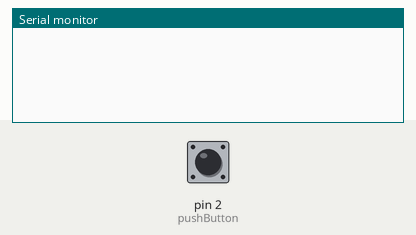
Bench run of a sketch on a simulated Arduino Uno, built with avr-gcc and run on an emulated ATmega328P. Shown: the last lines printed to the serial monitor. The inputs (shaded band) are chosen by the test bench; at power-on: pin 2 (pushButton) LOW.

Above: at 1.2 s.
1.3 s: pin 2 (pushButton) pulled HIGH for 0.15 s
At 1.43 s:
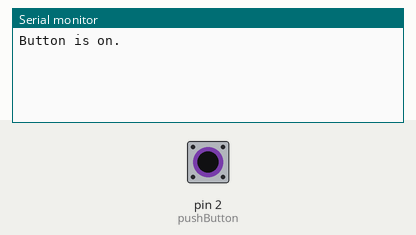
At 2.1 s:
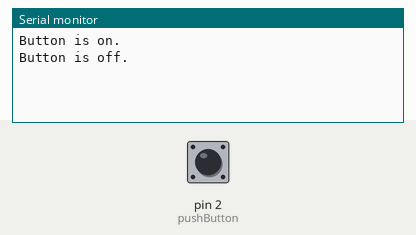

The sketch:

Button.ino
```cpp
int pushButton =2;
int buttonStatePrevious = LOW;
int buttonStateCurrent = LOW; // 현재 버튼 상태
void setup()
{
Serial.begin(9600); // 시리얼 통신 초기화
pinMode(pushButton, INPUT); // 버튼 연결 핀을 입력으로 설정
}
void loop()
{
buttonStateCurrent = digitalRead(pushButton); // 버튼 상태 읽기
if(buttonStateCurrent != buttonStatePrevious){ // 이전과 버튼 상태가 바뀐 경우
buttonStatePrevious = buttonStateCurrent; // 이전 상태 갱신
if(buttonStateCurrent == HIGH) // 버튼이 눌러진 경우
Serial.println("Button is on.");
else if(buttonStateCurrent == LOW)
Serial.println("Button is off.");
}
delay(10); // 안정적 입력을 위한 버튼 입력 사이의 시간 지연
}
```

Measured:
- after the input at 1.3 s, the serial monitor: prints a new line at once (image 1)
